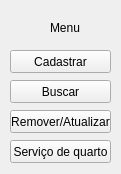
<?xml version="1.0" encoding="UTF-8"?>
<ui version="4.0">
 <class>menu</class>
 <widget class="QWidget" name="menu">
  <property name="geometry">
   <rect>
    <x>0</x>
    <y>0</y>
    <width>121</width>
    <height>174</height>
   </rect>
  </property>
  <property name="windowTitle">
   <string>Form</string>
  </property>
  <widget class="QLabel" name="label">
   <property name="geometry">
    <rect>
     <x>50</x>
     <y>20</y>
     <width>31</width>
     <height>16</height>
    </rect>
   </property>
   <property name="text">
    <string>Menu</string>
   </property>
  </widget>
  <widget class="QPushButton" name="btnCadasMenu">
   <property name="geometry">
    <rect>
     <x>10</x>
     <y>50</y>
     <width>101</width>
     <height>23</height>
    </rect>
   </property>
   <property name="text">
    <string>Cadastrar</string>
   </property>
  </widget>
  <widget class="QPushButton" name="btnBuscMenu">
   <property name="geometry">
    <rect>
     <x>10</x>
     <y>80</y>
     <width>101</width>
     <height>23</height>
    </rect>
   </property>
   <property name="text">
    <string>Buscar</string>
   </property>
  </widget>
  <widget class="QPushButton" name="btnRemAtu">
   <property name="geometry">
    <rect>
     <x>10</x>
     <y>110</y>
     <width>101</width>
     <height>23</height>
    </rect>
   </property>
   <property name="text">
    <string>Remover/Atualizar</string>
   </property>
  </widget>
  <widget class="QPushButton" name="btnServiQuMenu">
   <property name="geometry">
    <rect>
     <x>10</x>
     <y>140</y>
     <width>101</width>
     <height>23</height>
    </rect>
   </property>
   <property name="text">
    <string>Serviço de quarto</string>
   </property>
  </widget>
 </widget>
 <resources/>
 <connections/>
</ui>
